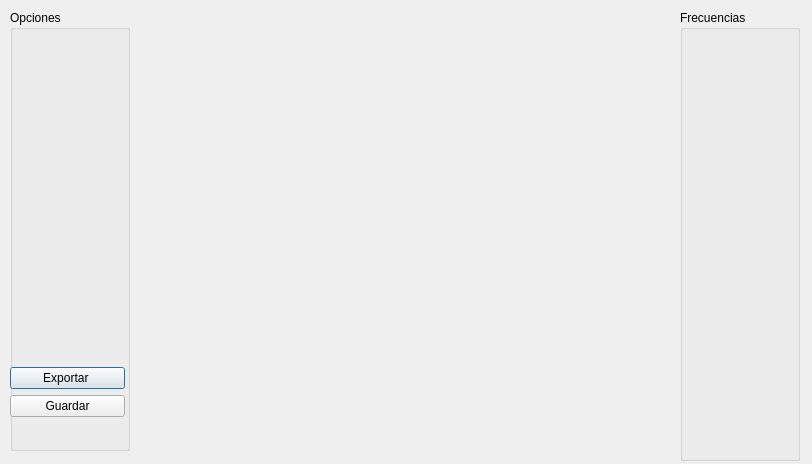
<?xml version="1.0" encoding="UTF-8"?>
<ui version="4.0">
 <class>ViewBound</class>
 <widget class="QDialog" name="ViewBound">
  <property name="geometry">
   <rect>
    <x>0</x>
    <y>0</y>
    <width>812</width>
    <height>464</height>
   </rect>
  </property>
  <property name="windowTitle">
   <string>Dialog</string>
  </property>
  <widget class="QGroupBox" name="groupBox">
   <property name="geometry">
    <rect>
     <x>10</x>
     <y>10</y>
     <width>120</width>
     <height>441</height>
    </rect>
   </property>
   <property name="title">
    <string>Opciones</string>
   </property>
   <widget class="QWidget" name="layoutWidget">
    <property name="geometry">
     <rect>
      <x>0</x>
      <y>340</y>
      <width>115</width>
      <height>85</height>
     </rect>
    </property>
    <layout class="QVBoxLayout" name="verticalLayout_2">
     <item>
      <layout class="QVBoxLayout" name="verticalLayout">
       <item>
        <widget class="QPushButton" name="exportar">
         <property name="text">
          <string>Exportar </string>
         </property>
        </widget>
       </item>
       <item>
        <widget class="QPushButton" name="guardar">
         <property name="text">
          <string>Guardar</string>
         </property>
        </widget>
       </item>
      </layout>
     </item>
    </layout>
   </widget>
  </widget>
  <widget class="QCustomPlot" name="diagrama" native="true">
   <property name="geometry">
    <rect>
     <x>150</x>
     <y>10</y>
     <width>511</width>
     <height>451</height>
    </rect>
   </property>
  </widget>
  <widget class="QGroupBox" name="frecuencias">
   <property name="geometry">
    <rect>
     <x>680</x>
     <y>10</y>
     <width>120</width>
     <height>451</height>
    </rect>
   </property>
   <property name="title">
    <string>Frecuencias</string>
   </property>
  </widget>
 </widget>
 <customwidgets>
  <customwidget>
   <class>QCustomPlot</class>
   <extends>QWidget</extends>
   <header location="global">Librerias/qcustomplot/qcustomplot.h</header>
   <container>1</container>
  </customwidget>
 </customwidgets>
 <resources/>
 <connections/>
</ui>
